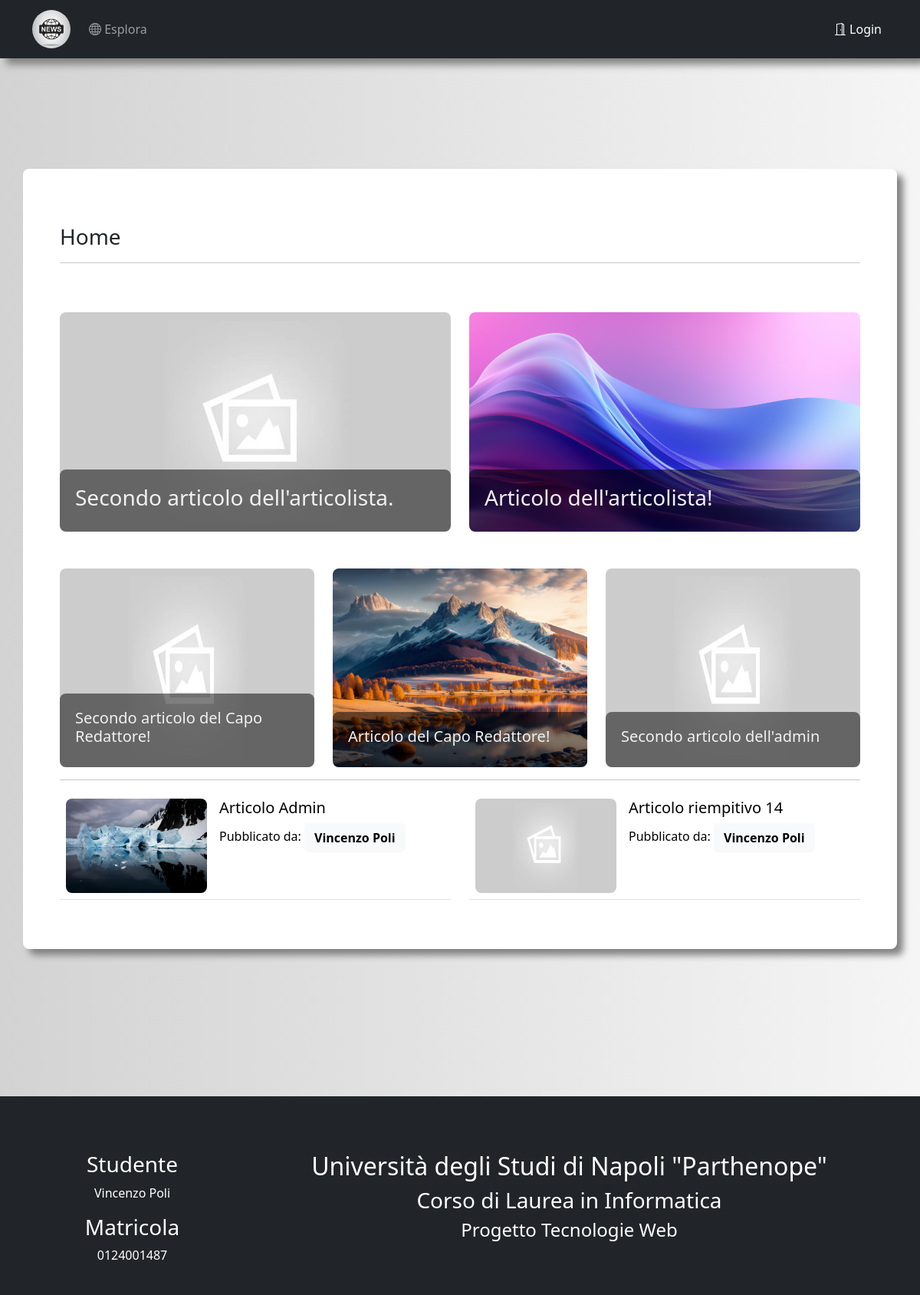
/index, run on the app's committed database.
### app/models.py (models this page shows, shortened)
class Article(db.Model):
    id = db.Column(db.Integer, primary_key=True)
    title = db.Column(db.String(75), unique=True)
    subtitle = db.Column(db.String(150))
    body = db.Column(db.Text())
    head_img = db.Column(db.String())
    timeStamp = db.Column(db.DateTime, index=True, default=datetime.now(timezone.utc))
    author = db.Column(db.String(64))
    user_id = db.Column(db.Integer, db.ForeignKey('user.id'))
    def head_image(self):
        return self.head_img

### app/routes.py (the view)
@app.route('/')
@app.route('/index')
def index():
    session['url'] = url_for('index')
    articles = Article.query.order_by(Article.timeStamp.desc()).all()
    first_row = articles[:2]
    second_row = articles[2:5]
    third_row = articles[5:7]
    return render_template('index.html', title='Home', first_row=first_row, second_row=second_row, third_row=third_row)

### app/routes.py (called while the page is built)
@app.before_request
def before_request():
    if current_user.is_authenticated:
        current_user.last_seen = datetime.now()
        db.session.commit()

### app/templates/index.html (shortened to what this page needs)
{% extends "base.html" %}
{% block app_content %}
    <h3>Home</h3>
    <hr>
    <div class="row">
        {% for article in first_row %}
            <div class="col-sm-6 pt-5" id="image-link-first">
                <a class="text-anchor" href="{{ url_for('published', article_title=article.title) }}">
                    <div class="index">
                        <img class="index-image" src="{{ article.head_image() }}" alt="index-image" onerror="fallBackIMG(this)">
                        <div class="text-block">
                            <h3 class="text-link">{{ article.title }}</h3>
                        </div>
                    </div>
                </a>
            </div>
        {% endfor %}
    </div>
    <div class="row">
        {% for article in second_row %}
            <div class="col-sm-4 pt-5" id="image-link-second">
                <a class="text-anchor" href="{{ url_for('published', article_title=article.title) }}">
                    <div class="index">
                        <img class="index-image" src="{{ article.head_image() }}" alt="index-image" onerror="fallBackIMG(this)">
                        <div class="text-block">
                            <h5 class="text-link">{{ article.title }}</h5>
                        </div>
                    </div>
                </a>
            </div>
        {% endfor %}
    </div>
    <hr>
    <div class="row">
        {% for article in third_row %}
            <div class="col-sm-6">
                <table class="table">
                    <tr>
                        <td style="width: 200px; height: 140px">
                            <a href="{{ url_for('published', article_title=article.title) }}">
                                <img class="index-image-bottom" src="{{ article.head_image() }}" alt="index-image-bottom" onerror="fallBackIMG(this)">
                            </a>
                        </td>
                        <td style="position: relative">
                            <h5 class="text-link">
                                <a class="text-anchor" href="{{ url_for('published', article_title=article.title) }}">
                                    {{ article.title }}
                                </a>
                            </h5>
                            <span class="author-text-table">
                                <span>Pubblicato da: </span>
                                <span class="text-link">
                                    <a class="btn btn-light" href="{{ url_for('user', username=article.author) }}">
                                        <strong>{{ article.author }}</strong>
                                    </a>
                                </span>
                            </span>
                        </td>
                    </tr>
                </table>
            </div>
        {% endfor %}
    </div>
{% endblock %}

### app/templates/base.html (shortened to what this page needs)
<!DOCTYPE html>
<html lang="it">
<head>
    <link rel="stylesheet" href="{{ url_for('static', filename='style.css') }}">
    <link rel="stylesheet" href="https://cdn.jsdelivr.net/npm/bootstrap-icons@1.3.0/font/bootstrap-icons.css">
    <link href="https://cdn.jsdelivr.net/npm/bootstrap@5.3.2/dist/css/bootstrap.min.css" rel="stylesheet">
</head>
<body>
    <div class="background-div">
        {% set roles = {'admin': 3, 'capo redattore': 2, 'redattore': 1, 'utente': 0} %}
        <nav class="navbar navbar-expand-sm bg-dark navbar-dark">
            <div class="container">
                <a class="navbar-brand" href="{{ url_for('index') }}">
                    <img src="/static/logo/aaalogoaaa.jpg" alt="Logo" style="width:50px;" class="rounded-pill">
                </a>
                <div class="collapse navbar-collapse" id="mynavbar">
                    <ul class="navbar-nav me-auto">
                        {% if current_page == 'explore' %}
                            <li class="nav-item">
                                <a class="nav-link active" href="{{ url_for('explore') }}"><i class="bi bi-globe"></i> Esplora</a>
                            </li>
                        {% else %}
                            <li class="nav-item">
                                <a class="nav-link" href="{{ url_for('explore') }}"><i class="bi bi-globe"></i> Esplora</a>
                            </li>
                        {% endif %}
                    </ul>
                    <ul class="navbar-nav">
                        {% if current_user.is_anonymous %}
                            <li class="nav-item">
                                <a class="nav-link active" href="{{ url_for('login') }}"><i class="bi bi-door-open"></i> Login</a>
                            </li>
                        {% elif current_user.is_authenticated %}
                            <li class="nav-item">
                                <a class="nav-link" href="{{ url_for('logout') }}"><i class="bi bi-box-arrow-right"></i> Logout</a>
                            </li>
                        {% endif %}
                    </ul>
                </div>
            </div>
        </nav><br><br><br><br>
        <div class="container bg-white p-5 my-5" id="body_page"><br/>
            {% block app_content %}{% endblock %}
        </div>
         <br><br><br><br>
        <div class="mt-5 p-4 bg-dark text-white text-center">
            <div class="container mt-5">
                <div class="row">
                    <div class="col-sm-3">
                        <h3>Studente</h3>
                        <p>Vincenzo Poli</p>
                        <h3>Matricola</h3>
                        <p>0124001487</p>
                    </div>
                    <div class="col-sm-9">
                        <h2>Università degli Studi di Napoli "Parthenope"</h2>
                        <h3>Corso di Laurea in Informatica</h3>
                        <h4>Progetto Tecnologie Web</h4>
                    </div>
                </div>
            </div>
        </div>
    </div>
</body>
</html>

### app/static/style.css (style rules this page uses)
nav, #body_page, #preview-container { box-shadow: 8px 8px 10px rgb(128, 128, 128); }
.background-div { background-image: linear-gradient(to right, lightgrey, whitesmoke); }
#body_page { min-height: 675px; }
#profile-form, #body_page, .text-block, .index-image { border-radius: 8px; }
.index { position: relative; width: 100%; height: 100%; margin: 0 auto; }
.index-image { width: 100%; height: 100%; overflow: hidden; }
.index .text-block { position: absolute; bottom: 0; background: rgb(0, 0, 0); background: rgba(0, 0, 0, 0.5); color: #f1f1f1; width: 100%; padding: 20px; }
.index-image-bottom { width: 100%; height: 100%; border-radius: 8px; overflow: hidden; }
#image-link-first, #image-link-second { position: relative; }
.text-anchor { color: black; text-decoration: none; }

### data on the page
Article: shows a picture, title "Secondo articolo dell'articolista."
Article: head_image (picture), title "Articolo dell'articolista!"
Article: title "Secondo articolo del Capo Redattore!"
Article: head_image (picture), title "Articolo del Capo Redattore!"
Article: title "Secondo articolo dell'admin"
Article: head_image (picture), title "Articolo Admin", author "Vincenzo Poli"
Article: shows a picture, title "Articolo riempitivo 14", author "Vincenzo Poli"
